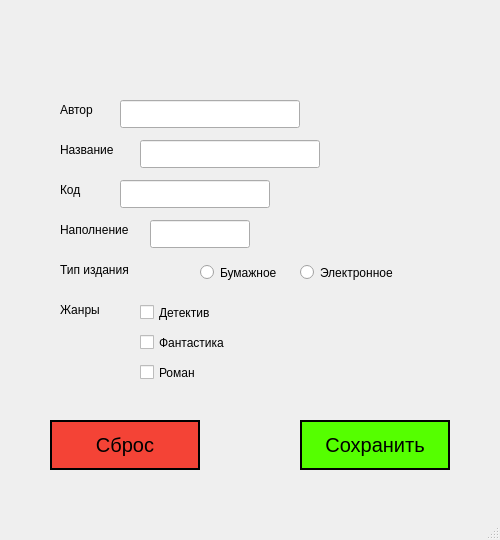
<?xml version="1.0" encoding="UTF-8"?>
<ui version="4.0">
 <class>MainWindow</class>
 <widget class="QMainWindow" name="MainWindow">
  <property name="geometry">
   <rect>
    <x>0</x>
    <y>0</y>
    <width>500</width>
    <height>540</height>
   </rect>
  </property>
  <property name="windowTitle">
   <string>Книга</string>
  </property>

  <widget class="QWidget" name="centralwidget">

   <!-- ЖАНРЫ -->
   <widget class="QCheckBox" name="checkDetective">
    <property name="geometry">
     <rect><x>140</x><y>300</y><width>131</width><height>25</height></rect>
    </property>
    <property name="text">
     <string>Детектив</string>
    </property>
   </widget>

   <widget class="QCheckBox" name="checkFantasy">
    <property name="geometry">
     <rect><x>140</x><y>330</y><width>131</width><height>25</height></rect>
    </property>
    <property name="text">
     <string>Фантастика</string>
    </property>
   </widget>

   <widget class="QCheckBox" name="checkNovel">
    <property name="geometry">
     <rect><x>140</x><y>360</y><width>131</width><height>25</height></rect>
    </property>
    <property name="text">
     <string>Роман</string>
    </property>
   </widget>

   <!-- КНОПКИ -->
   <widget class="QPushButton" name="pushButtonReset">
    <property name="geometry">
     <rect><x>50</x><y>420</y><width>150</width><height>50</height></rect>
    </property>
    <property name="font">
     <font><pointsize>15</pointsize></font>
    </property>
    <property name="styleSheet">
     <string notr="true">
QPushButton {
 background-color: rgb(244, 67, 54);
 color: black;
 border: 2px solid black;
}
QPushButton:hover{
 background-color: rgb(211, 47, 47);
}
QPushButton:pressed {
 background-color: rgb(166, 25, 25);
}
     </string>
    </property>
    <property name="text">
     <string>Сброс</string>
    </property>
   </widget>

   <widget class="QPushButton" name="pushButtonSave">
    <property name="geometry">
     <rect><x>300</x><y>420</y><width>150</width><height>50</height></rect>
    </property>
    <property name="font">
     <font><pointsize>15</pointsize></font>
    </property>
    <property name="styleSheet">
     <string notr="true">
QPushButton{
 background-color: rgb(85, 255, 0);
 color: black;
 border: 2px solid black;
}
QPushButton:hover{
 background-color: rgb(68, 203, 0);
}
QPushButton:pressed{
 background-color: rgb(54, 163, 0);
}
     </string>
    </property>
    <property name="text">
     <string>Сохранить</string>
    </property>
   </widget>

   <!-- ПОДПИСИ -->
   <widget class="QLabel" name="labelGenres">
    <property name="geometry">
     <rect><x>60</x><y>300</y><width>71</width><height>20</height></rect>
    </property>
    <property name="text">
     <string>Жанры</string>
    </property>
   </widget>

   <widget class="QLabel" name="labelType">
    <property name="geometry">
     <rect><x>60</x><y>260</y><width>120</width><height>20</height></rect>
    </property>
    <property name="text">
     <string>Тип издания</string>
    </property>
   </widget>

   <widget class="QLabel" name="labelContent">
    <property name="geometry">
     <rect><x>60</x><y>220</y><width>90</width><height>20</height></rect>
    </property>
    <property name="text">
     <string>Наполнение</string>
    </property>
   </widget>

   <widget class="QLabel" name="labelCode">
    <property name="geometry">
     <rect><x>60</x><y>180</y><width>50</width><height>20</height></rect>
    </property>
    <property name="text">
     <string>Код</string>
    </property>
   </widget>

   <widget class="QLabel" name="labelAuthor">
    <property name="geometry">
     <rect><x>60</x><y>100</y><width>50</width><height>20</height></rect>
    </property>
    <property name="text">
     <string>Автор</string>
    </property>
   </widget>

   <widget class="QLabel" name="labelTitle">
    <property name="geometry">
     <rect><x>60</x><y>140</y><width>70</width><height>20</height></rect>
    </property>
    <property name="text">
     <string>Название</string>
    </property>
   </widget>

   <!-- RADIO -->
   <widget class="QRadioButton" name="radioPaper">
    <property name="geometry">
     <rect><x>200</x><y>260</y><width>100</width><height>25</height></rect>
    </property>
    <property name="text">
     <string>Бумажное</string>
    </property>
   </widget>

   <widget class="QRadioButton" name="radioElectronic">
    <property name="geometry">
     <rect><x>300</x><y>260</y><width>120</width><height>25</height></rect>
    </property>
    <property name="text">
     <string>Электронное</string>
    </property>
   </widget>

   <!-- INPUT -->
   <widget class="QLineEdit" name="lineEditContent">
    <property name="geometry">
     <rect><x>150</x><y>220</y><width>100</width><height>28</height></rect>
    </property>
   </widget>

   <widget class="QLineEdit" name="lineEditCode">
    <property name="geometry">
     <rect><x>120</x><y>180</y><width>150</width><height>28</height></rect>
    </property>
   </widget>

   <widget class="QLineEdit" name="lineEditTitle">
    <property name="geometry">
     <rect><x>140</x><y>140</y><width>180</width><height>28</height></rect>
    </property>
   </widget>

   <widget class="QLineEdit" name="lineEditAuthor">
    <property name="geometry">
     <rect><x>120</x><y>100</y><width>180</width><height>28</height></rect>
    </property>
   </widget>

  </widget>

  <widget class="QMenuBar" name="menubar"/>
  <widget class="QStatusBar" name="statusbar"/>
 </widget>
 <resources/>
 <connections/>
</ui>
